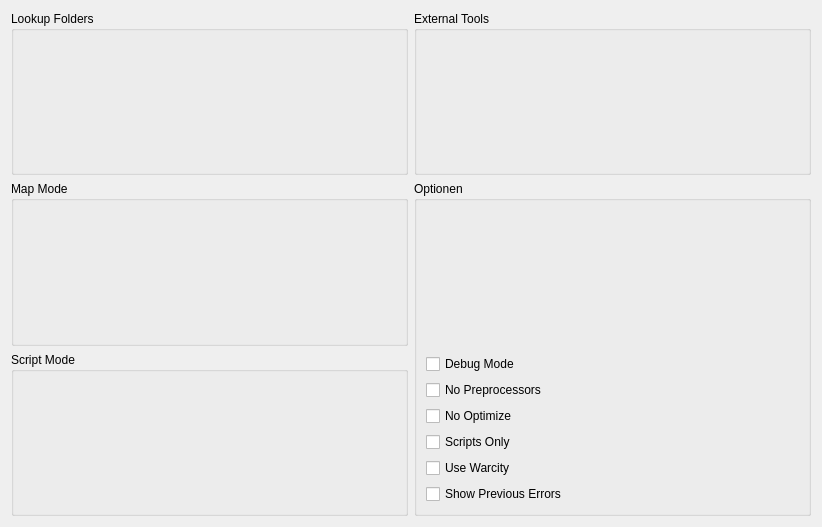
<?xml version="1.0" encoding="UTF-8"?>
<ui version="4.0">
 <class>JasshelperConfigPageWidget</class>
 <widget class="QWidget" name="JasshelperConfigPageWidget">
  <property name="geometry">
   <rect>
    <x>0</x>
    <y>0</y>
    <width>822</width>
    <height>527</height>
   </rect>
  </property>
  <property name="windowTitle">
   <string>Form</string>
  </property>
  <layout class="QGridLayout" name="gridLayout_4">
   <item row="0" column="0">
    <widget class="KEditListBox" name="lookupFoldersKEditListBox">
     <property name="locale">
      <locale language="C" country="AnyCountry"/>
     </property>
     <property name="title">
      <string>Lookup Folders</string>
     </property>
    </widget>
   </item>
   <item row="0" column="1">
    <widget class="KEditListBox" name="externalToolsKEditListBox">
     <property name="title">
      <string>External Tools</string>
     </property>
    </widget>
   </item>
   <item row="1" column="0">
    <widget class="QGroupBox" name="groupBox">
     <property name="title">
      <string>Map Mode</string>
     </property>
     <layout class="QGridLayout" name="gridLayout_2">
      <item row="0" column="0">
       <widget class="KUrlRequester" name="mapScriptKUrlRequester"/>
      </item>
      <item row="1" column="0">
       <widget class="KUrlRequester" name="mapKUrlRequester"/>
      </item>
     </layout>
    </widget>
   </item>
   <item row="1" column="1" rowspan="2">
    <widget class="QGroupBox" name="optionsGroupBox">
     <property name="title">
      <string>Optionen</string>
     </property>
     <layout class="QGridLayout" name="gridLayout">
      <item row="0" column="0">
       <widget class="KUrlRequester" name="selectJasshelperKUrlRequester"/>
      </item>
      <item row="1" column="0">
       <widget class="KUrlRequester" name="selectConfigFileKUrlRequester"/>
      </item>
      <item row="2" column="0">
       <widget class="KUrlRequester" name="selectJassCompilerKUrlRequester_2"/>
      </item>
      <item row="3" column="0">
       <widget class="KUrlRequester" name="selectWewarlockKUrlRequester_3"/>
      </item>
      <item row="4" column="0">
       <widget class="QCheckBox" name="debugCheckBox">
        <property name="text">
         <string>Debug Mode</string>
        </property>
       </widget>
      </item>
      <item row="5" column="0">
       <widget class="QCheckBox" name="nopreprocessorCheckBox">
        <property name="text">
         <string>No Preprocessors</string>
        </property>
       </widget>
      </item>
      <item row="6" column="0">
       <widget class="QCheckBox" name="nooptimizeCheckBox">
        <property name="text">
         <string>No Optimize</string>
        </property>
       </widget>
      </item>
      <item row="7" column="0">
       <widget class="QCheckBox" name="scriptonlyCheckBox">
        <property name="text">
         <string>Scripts Only</string>
        </property>
       </widget>
      </item>
      <item row="8" column="0">
       <widget class="QCheckBox" name="warcityCheckBox">
        <property name="text">
         <string>Use Warcity</string>
        </property>
       </widget>
      </item>
      <item row="9" column="0">
       <widget class="QCheckBox" name="showerrorsCheckBox">
        <property name="text">
         <string>Show Previous Errors</string>
        </property>
       </widget>
      </item>
     </layout>
    </widget>
   </item>
   <item row="2" column="0">
    <widget class="QGroupBox" name="scriptModeGroupBox">
     <property name="title">
      <string>Script Mode</string>
     </property>
     <layout class="QGridLayout" name="gridLayout_3">
      <item row="0" column="0">
       <widget class="KUrlRequester" name="inputFiletKUrlRequester"/>
      </item>
      <item row="1" column="0">
       <widget class="KUrlRequester" name="outputFileKUrlRequester"/>
      </item>
     </layout>
    </widget>
   </item>
  </layout>
 </widget>
 <customwidgets>
  <customwidget>
   <class>KEditListBox</class>
   <extends>QGroupBox</extends>
   <header>keditlistbox.h</header>
  </customwidget>
  <customwidget>
   <class>KUrlRequester</class>
   <extends>QFrame</extends>
   <header>kurlrequester.h</header>
  </customwidget>
 </customwidgets>
 <resources/>
 <connections>
  <connection>
   <sender>scriptonlyCheckBox</sender>
   <signal>clicked(bool)</signal>
   <receiver>groupBox</receiver>
   <slot>setDisabled(bool)</slot>
   <hints>
    <hint type="sourcelabel">
     <x>495</x>
     <y>449</y>
    </hint>
    <hint type="destinationlabel">
     <x>325</x>
     <y>220</y>
    </hint>
   </hints>
  </connection>
  <connection>
   <sender>scriptonlyCheckBox</sender>
   <signal>clicked(bool)</signal>
   <receiver>scriptModeGroupBox</receiver>
   <slot>setEnabled(bool)</slot>
   <hints>
    <hint type="sourcelabel">
     <x>453</x>
     <y>447</y>
    </hint>
    <hint type="destinationlabel">
     <x>292</x>
     <y>377</y>
    </hint>
   </hints>
  </connection>
  <connection>
   <sender>scriptonlyCheckBox</sender>
   <signal>clicked(bool)</signal>
   <receiver>warcityCheckBox</receiver>
   <slot>setEnabled(bool)</slot>
   <hints>
    <hint type="sourcelabel">
     <x>480</x>
     <y>448</y>
    </hint>
    <hint type="destinationlabel">
     <x>474</x>
     <y>470</y>
    </hint>
   </hints>
  </connection>
 </connections>
</ui>
